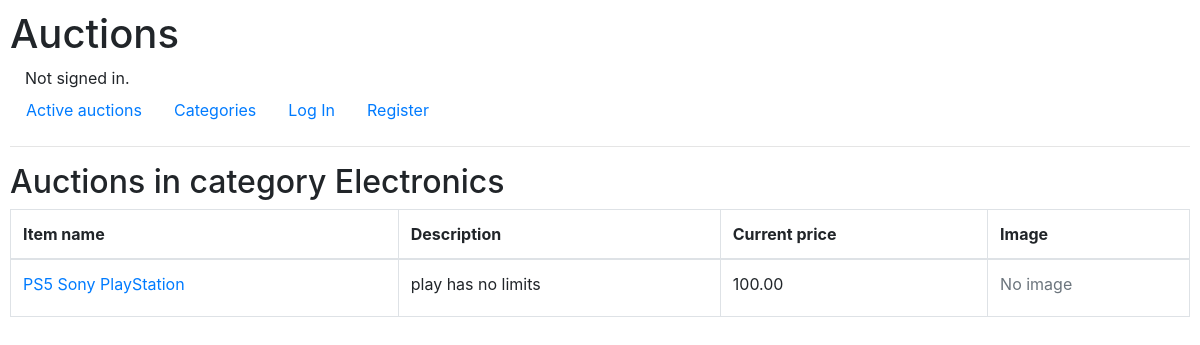
Page /category_auctions/1 on the committed database.
### auctions/models.py (models this page shows, shortened)
class Auction(models.Model):
    author = models.ForeignKey(User, on_delete=models.CASCADE, related_name="authorUser")
    item_name = models.CharField(max_length=128, blank=False)
    item_description = models.TextField(max_length=2048, blank=False)
    start_bid = models.DecimalField(max_digits=7, decimal_places=2, blank=False)
    picture_url = models.URLField(blank=True)
    category = models.ForeignKey(Category, on_delete=models.CASCADE, null=True, blank=True)
    active = models.BooleanField(default=True)
    watched_by_users = models.ManyToManyField(User, blank=True, related_name="watched_list")

### auctions/views.py (the view)
# urls.py: path("category_auctions/<int:category_id>", views.category_auctions, name="category_auctions"),
def category_auctions(request, category_id):
    category = Category.objects.get(pk = category_id)
    a = Auction.objects.filter(category=category)
    auctions = auctions_list_with_max_bids(a)
    return render(request, "auctions/index.html", {
        "auctions": auctions,
        "page_header": f"Auctions in category {category.name}"
    })

### auctions/views.py (called while the page is built)
def get_max_bid(auction):
    bids = Bid.objects.filter(auction=auction)
    bids.order_by('amount')
    lastbid = bids.last()
    return lastbid

def auctions_list_with_max_bids(auctions):
    auctionslist = []
    for auction in auctions:
        maxbid = get_max_bid(auction=auction)
        if maxbid == None:
            maxbid = auction.start_bid
        else:
            maxbid = maxbid.amount
        auc_set = {
            "auction": auction,
            "maxbid": maxbid
        }
        auctionslist.append(auc_set)
    return auctionslist

### auctions/templates/auctions/index.html (shortened to what this page needs)
{% extends "auctions/layout.html" %}
{% block body %}
    <h2>{{ page_header }}</h2>
    {% if auctions %}
    <table class="table table-bordered">
        <thead>
          <tr>
            <th>Item name</th>
            <th>Description</th>
            <th>Current price</th>
            <th>Image</th>
          </tr>
        </thead>
        <tbody>
            {% for auction in auctions %}
            <tr>
                <td>
                <a href="{% url 'auction' auction.auction.id %}">
                    {% if auction.auction.active == False %}
                    {{ auction.auction.item_name }} (Closed)
                    {% else %}
                    {{ auction.auction.item_name }}
                    {% endif %}
                </a>
                </td>
                <td>
                    {{auction.auction.item_description}}
                </td>
                <td>{{ auction.maxbid }}</td>
                <td>
                    {% if auction.auction.picture_url != ''%}
                    <img src="{{ auction.auction.picture_url }}" alt="{{ auction.auction.item_name }}" class="mx-auto d-block" width="220" height="170">
                    {% else %}
                    <label class="text-muted">No image</label>
                    {% endif %}
                </td>
            </tr>
            {% endfor %}
        </tbody>
      </table>
    {% else %}
        <h4 class="text-muted">List is empty</h4>
    {% endif %}
{% endblock %}

### auctions/static/auctions/styles.css (style rules this page uses)
body { padding: 10px; }

### rows in the picture
Auction: auction.item_name "PS5 Sony PlayStation", auction.item_description "play has no limits", maxbid "100.00", picture_url "No image"

### other values in the picture
{{ page_header }} "Auctions in category Electronics"
